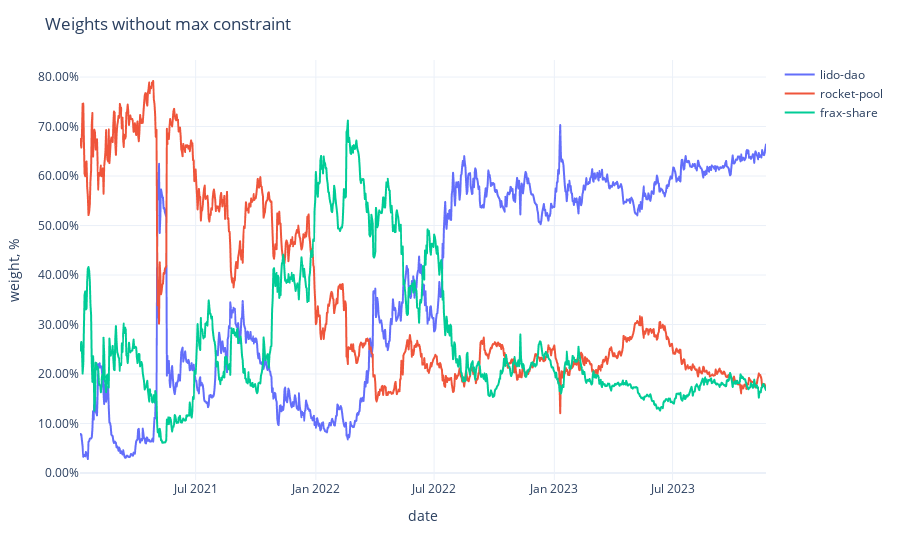

The code cell stored with this chart in its notebook:
### Code cell
fig = px.line(weights,
              labels={'value': 'weight, %', 'variable': ''})
fig.update_traces(
    hovertemplate="%{y}"
)
fig.update_yaxes(
    tickformat=".2%",
)
fig.update_xaxes(
    showspikes=True,
    spikethickness=2,
    spikedash="dot",
    spikecolor="#999999",
    spikemode="across",
)
fig.update_layout(
    ## showlegend=False,
    hovermode="x",
    hoverdistance=100,  ## Distance to show hover label of data point
    spikedistance=1000,  ## Distance to show spike
    template='plotly_white',
    title='Weights without max constraint'
)

### Figure 1 — Plotly figure (JSON) as saved in the notebook; plotly's stock layout.template omitted (floating-point values rounded to 4 significant figures; data arrays with more than 128 entries replaced by an {"elided": "..."} marker saying what was removed)
{"data": [{"hovertemplate": "%{y}", "legendgroup": "lido-dao", "line": {"color": "#636efa", "dash": "solid"}, "marker": {"symbol": "circle"}, "mode": "lines", "name": "lido-dao", "showlegend": true, "type": "scattergl", "x": {"elided": "1051 str values"}, "xaxis": "x", "y": {"elided": "1051 float values"}, "yaxis": "y"}, {"hovertemplate": "%{y}", "legendgroup": "rocket-pool", "line": {"color": "#EF553B", "dash": "solid"}, "marker": {"symbol": "circle"}, "mode": "lines", "name": "rocket-pool", "showlegend": true, "type": "scattergl", "x": {"elided": "1051 str values"}, "xaxis": "x", "y": {"elided": "1051 float values"}, "yaxis": "y"}, {"hovertemplate": "%{y}", "legendgroup": "frax-share", "line": {"color": "#00cc96", "dash": "solid"}, "marker": {"symbol": "circle"}, "mode": "lines", "name": "frax-share", "showlegend": true, "type": "scattergl", "x": {"elided": "1051 str values"}, "xaxis": "x", "y": {"elided": "1051 float values"}, "yaxis": "y"}], "layout": {"hoverdistance": 100, "hovermode": "x", "legend": {"title": {"text": ""}, "tracegroupgap": 0}, "margin": {"t": 60}, "spikedistance": 1000, "title": {"text": "Weights without max constraint"}, "xaxis": {"anchor": "y", "domain": [0, 1], "showspikes": true, "spikecolor": "#999999", "spikedash": "dot", "spikemode": "across", "spikethickness": 2, "title": {"text": "date"}}, "yaxis": {"anchor": "x", "domain": [0, 1], "tickformat": ".2%", "title": {"text": "weight, %"}}}}
